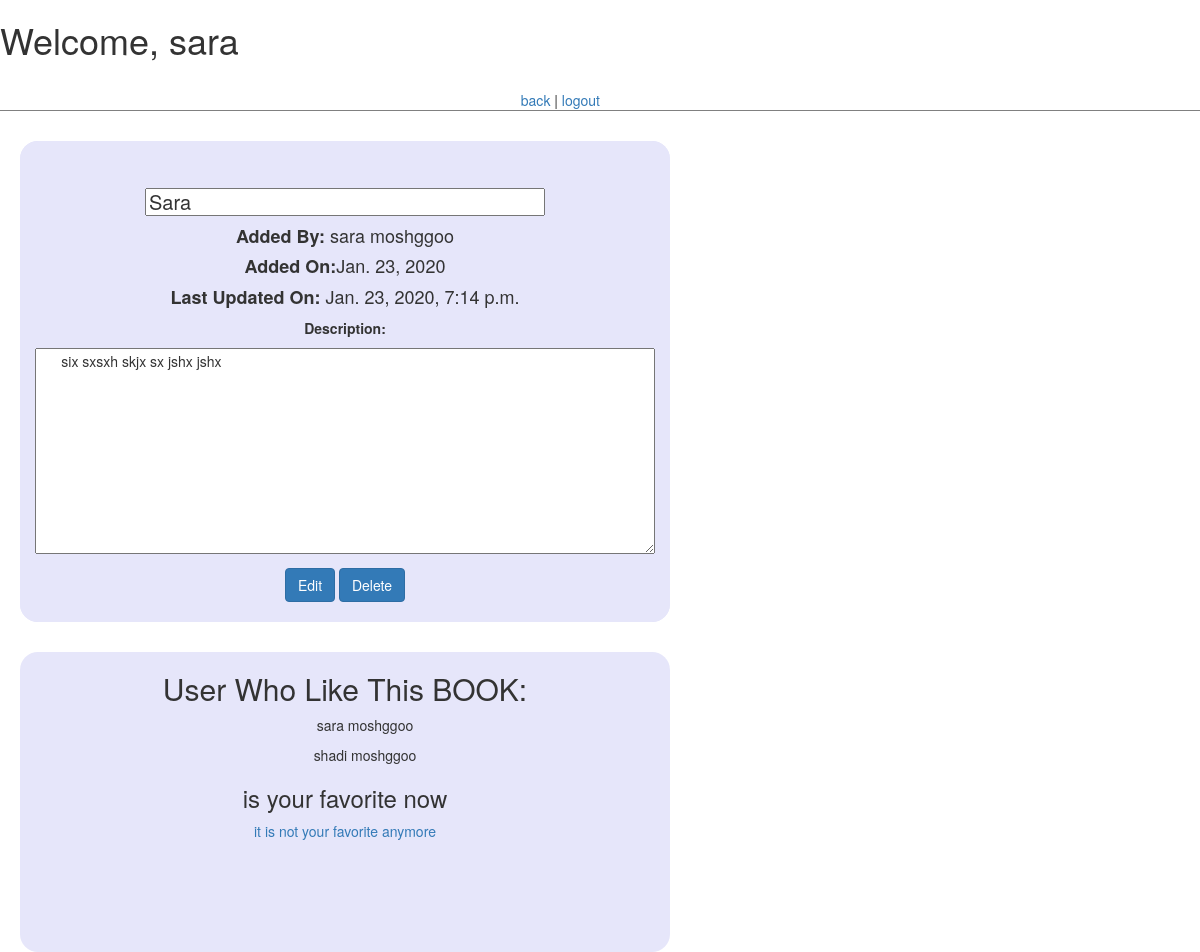
The app's page /bookshow/6 (signed in) with its own data.
### newapp/models.py (models this page shows)
class User(models.Model):
  firstname=models.CharField(max_length=255)
  lastname=models.CharField(max_length=255)
  email=models.CharField(max_length=255)
  password=models.CharField(max_length=255)
  created_at = models.DateField(auto_now_add=True)
  updated_at = models.DateTimeField(auto_now=True)
  objects=ManageUser()

class Book(models.Model):
    title=models.CharField(max_length=255)
    desc=models.TextField()
    created_at=models.DateField(auto_now_add=True)
    updated_at=models.DateTimeField(auto_now=True)
    uploaded=models.ForeignKey(User,related_name="Books_uploaded",on_delete=models.CASCADE)
    userslike=models.ManyToManyField(User,related_name="Books")
    objects=ManageBook()

### newapp/views.py (the view)
# urls.py: path('bookshow/<int:id>',views.showbook),
def showbook(request,id):
    context={
        "bookdetail":Book.objects.get(id=id),
        "user":User.objects.get(id=request.session["id"])
    }
    return render(request,"bookdetail.html",context)

### newapp/templates/bookdetail.html (shortened to what this page needs)
<!DOCTYPE html>
<html lang="en">
<head>
    <link rel="stylesheet" href="https://maxcdn.bootstrapcdn.com/bootstrap/3.4.1/css/bootstrap.min.css">
</head>
<body>
        <div class="head">
                <div class="results">
               <h1>Welcome, {{user.firstname}}</h1>
                </div>
            <div class="results" id="logout"><a class="booktitle" href="/book">back</a> | <a class="booktitle" href="/logout">logout</a></div>
        </div>
            {%if user.id == bookdetail.uploaded.id%}
            <div class='main'>
                <form action="/update/{{bookdetail.id}}" method="post" class="form">
                    <h2>  <input type="text" name="title" id="title" value='{{bookdetail.title}}'></h2>
                    <h4> <b>Added By:</b> {{bookdetail.uploaded.firstname}} {{bookdetail.uploaded.lastname}}</h4>
                    <h4> <b>Added On:</b>{{bookdetail.created_at}}</h4>
                    <h4><b>Last Updated On: </b>{{bookdetail.updated_at}}</h4>
                    <p>  <b>Description: </b></p>
                    <p>   <textarea name="desc" id="" cols="80" rows="10">  {{bookdetail.desc}}</textarea></p>
                    <button type="submit" class="btn btn-primary ">Edit</button>
                     <button  class="btn btn-primary "type="submit"><a href="/delete/{{bookdetail.id}}"> Delete</a> </button>
                </form>
             </div>
        {%endif%}
            <div class="main">
                {%if  bookdetail.userslike%}
                 <h2>User Who Like This BOOK:</h2>
                 {% for detail in bookdetail.userslike.all%}
                 <ul><li>{{detail.firstname}} {{detail.lastname}}</li></ul>
                   {%endfor%}
               {%endif%}
               {%if user in bookdetail.userslike.all%}
                  <h3> is your favorite now</h3>
                  <a href="/removefavorite/{{bookdetail.id}}">it is not your favorite anymore</a>
                {%else%}
                 <a href="/addfavorite/{{bookdetail.id}}">add this book to your favorite</a>
                {%endif%}
        </div>
</body>
</html>

### newapp/templates/bookdetail.html (style rules this page uses)
.results { display:inline-block; width: 600px; vertical-align: top; }
#logout { text-align: right; padding-top:20px; }
.head { border-bottom:1px solid grey; }
.main { vertical-align: top; display: inline-block; width: 650px; text-align: center; min-height: 300px; margin-left:20px; margin-top:30px; background-color: lavender; border-radius: 18px; }
#title { width:400px; font-size: 20px; }
button a { color:white; }
ul { list-style-type: none; }
.form { background-color: lavender; padding:20px 0 20px 0px ; border-radius: 18px; margin: auto; text-align: center; }

### records on screen
User: firstname "sara", lastname "moshggoo"
Book: title "Sara", uploaded.firstname "sara", uploaded.lastname "moshggoo", created_at "Jan. 23, 2020", updated_at "Jan. 23, 2020, 7:14 p.m.", desc "six sxsxh skjx sx jshx jshx"
User: firstname "shadi", lastname "moshggoo"
